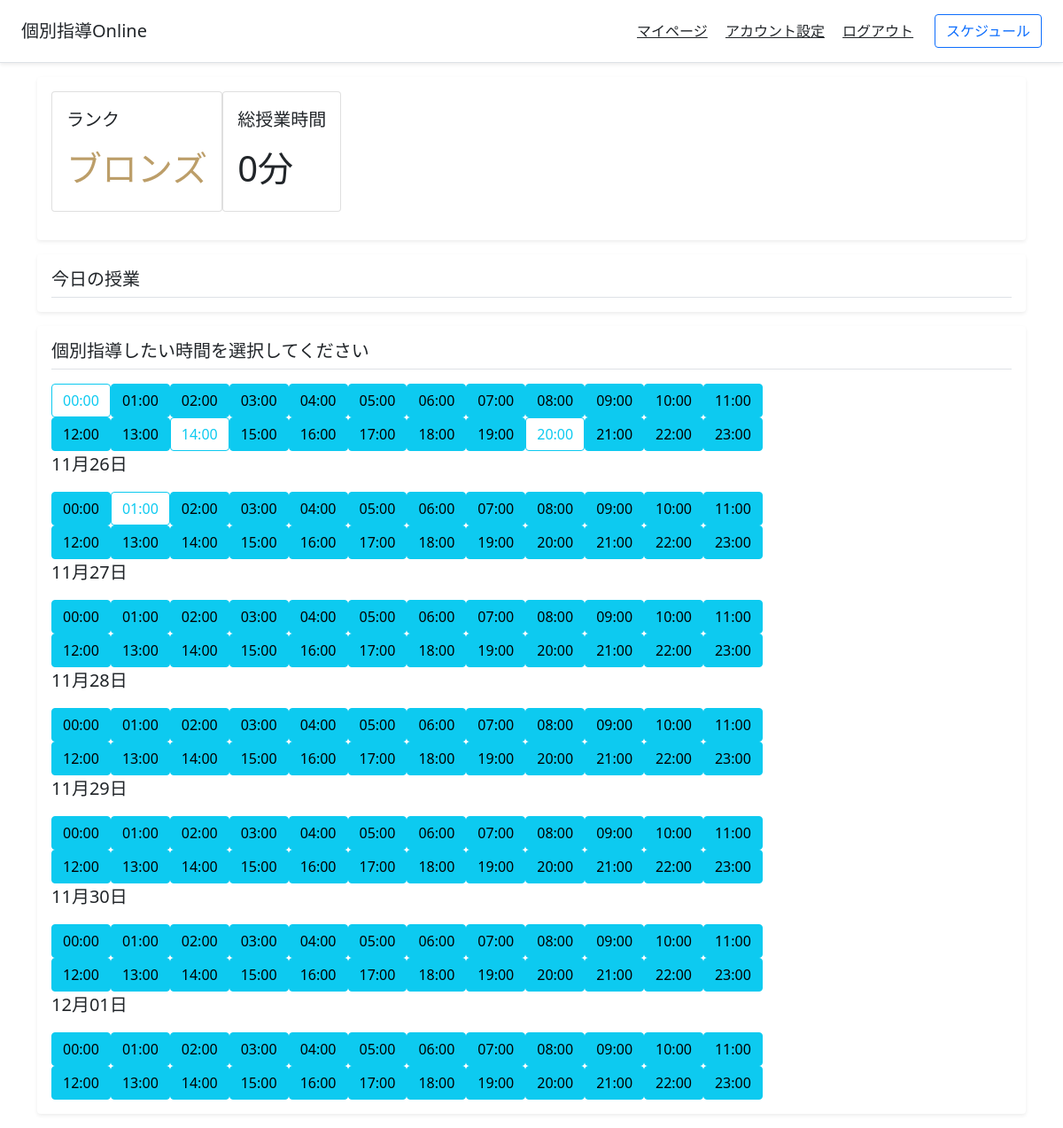
The app's page /manage_schedule/ (signed in) with its own data.
### tutoringapp/models.py (models this page shows)
class UserModel(AbstractUser):
    user_type = models.TextField(choices=USER_TYPE_CHOICES, default="student") # ユーザーが講師か生徒かを示す
    first_name = models.TextField(default="") # ユーザーの名前
    last_name = models.TextField(default="") # ユーザーの苗字
    profile_image = models.ImageField(upload_to="", default="ProfileImage.png") # ユーザーのプロフィール画像
    start_datetime = models.DateTimeField(auto_now_add=True)
    self_introduction = models.TextField(default="")
    spent_time = models.IntegerField(default=0) # 費やした時間(学習時間or授業をした時間)
    rank = models.TextField(choices=USERS_RANK_CHOICES, default="bronze")
    class_start_datetime = models.DateTimeField(default=datetime.datetime(2000, 1, 1)) # 最後に授業に参加した時間
    class_ending_datetime = models.DateTimeField(default=datetime.datetime(2000, 1, 1)) # 最後に授業を終了した時間

class ClassModel(models.Model):
    student = models.ForeignKey(StudentModel, on_delete=models.CASCADE) # 生徒ユーザー
    teacher = models.ForeignKey(TeacherModel, on_delete=models.CASCADE) # 講師ユーザー
    datetime = models.DateTimeField() # 授業の日付、時刻

### tutoringapp/views.py (the view, shortened to what this page needs)
# urls.py: path("manage_schedule/", views.manage_schedule_view, name="manage_schedule"), # 講師のスケジュールを管理するページ
def manage_schedule_view(request):
    if request.user.is_authenticated and request.user.user_type == "teacher":
        if request.method == "GET":
            user = request.user
            teacher = models.TeacherModel.objects.get(user=user.id)
            weekly_datetime_list = create_weekly_datetime_list(user.id) # 一週間分の日付、時刻のリストを作成(UTCに準拠)
            teachers_class_set = models.ClassModel.objects.filter(teacher=teacher.id)
            teachers_class_list = change_set_to_list(teachers_class_set)
            todays_teachers_class_list = []
            now = timezone.now()
            for teachers_class in teachers_class_list:
                if teachers_class.datetime.year == now.year and teachers_class.datetime.month == now.month and teachers_class.datetime.day == now.day and teachers_class.datetime.hour >= now.hour and teachers_class.student.id != 1:
                    if teachers_class.datetime.hour == now.hour and now.minute >= 50:
                        continue
                    todays_teachers_class_list.append(teachers_class)
            if request.GET.get("error"):
                error = request.GET.get("error")
            else:
                error = ""
            return render(request, "manage_schedule.html", {"weekly_datetime_list" : weekly_datetime_list, "todays_teachers_class_list" : todays_teachers_class_list, "teachers_class_list" : teachers_class_list, "error" : error, "now" : now})
    elif request.user.user_type == "student":
        return redirect("reserve")
    else:
        return redirect("login")

### tutoringapp/views.py (called while the page is built)
def change_set_to_list(record_set):
    record_list = []
    for record in record_set:
        record_list.append(record)
    return record_list

def return_datetime_duplicate_class(class_list, year, month, day, hour):
    duplicate_class = None
    for this_class in class_list:
        if this_class.datetime.year == year and this_class.datetime.month == month and this_class.datetime.day == day and this_class.datetime.hour == hour:
            duplicate_class = this_class
    return duplicate_class

### templates/manage_schedule.html (shortened to what this page needs)
{% extends "base.html" %}
{% block content %}
<main class="container">
    <div class="my-3 p-3 bg-white rounded shadow-sm">
        <div class="d-flex flex-row bd-highlight mb-3">
            <div class="card">
                <div class="card-body">
                    <p class="lead">ランク</p>
                    {% if user.rank == "bronze" %}
                    <p class="h1" style="color: #BC9E69;">ブロンズ</p>
                    {% elif user.rank == "silver" %}
                    <p class="h1" style="color: #BEC1C3;">シルバー</p>
                    {% elif user.rank == "gold" %}
                    <p class="h1" style="color: #EFC986;">ゴールド</p>
                    {% elif user.rank == "diamond" %}
                    <p class="h1" style="color: #94D1C8;">ダイヤモンド</p>
                    {% endif %}
                </div>
            </div>
            <div class="card">
                <div class="card-body">
                  <p class="lead">総授業時間</p>
                  <p class="h1">{{user.spent_time}}分</p>
                </div>
            </div>
        </div>
    </div>
    <div class="my-3 p-3 bg-white rounded shadow-sm">
        <h5 class="border-bottom pb-2 mb-0">今日の授業</h5>
    </div>
    <div class="my-3 p-3 bg-white rounded shadow-sm">
        <h5 class="border-bottom pb-2 mb-0">個別指導したい時間を選択してください</h5>
        <form action="" method="POST">{% csrf_token %}
            {% for halfday_time_list in weekly_datetime_list %}
                {% if forloop.counter0|divisibleby:"2" %}
                <p class="lead">{{halfday_time_list.0|date:"m月d日"}}</p>
                {% endif %}
            <div class="d-flex justify-content-left">
                {% for time in halfday_time_list %}
                    {% if time.datetime %}
                    <button type="submit" class="btn btn-outline-info" name="teachers_class_datetime" value="{{time.datetime|date:'Y:m:d H:00'}}">{{time.datetime|date:"H:00"}}</button>
                    {% else %}
                    <button type="submit" class="btn btn-info" name="teachers_class_datetime" value="{{time|date:'Y:m:d H:00'}}">{{time|date:"H:00"}}</button>
                    {% endif%}
                {% endfor %}
            </div>
            {% endfor %}
        </form>
    </div>
</main>
{% endblock content %}

### templates/base.html (shortened to what this page needs)
<!doctype html>
<html lang="en">
  <head>
    <link href="https://cdn.jsdelivr.net/npm/bootstrap@5.0.0-beta1/dist/css/bootstrap.min.css" rel="stylesheet">
  </head>
  <body>
    <header class="d-flex flex-column flex-md-row align-items-center p-3 px-md-4 mb-3 bg-white border-bottom shadow-sm">
        <p class="h5 my-0 me-md-auto fw-normal">個別指導Online</p>
        <nav class="my-2 my-md-0 me-md-3">
          {% if user.is_authenticated %}
          <a class="p-2 text-dark" href="{% url 'profile' user.id %}">マイページ</a>
          <a class="p-2 text-dark" href="{% url 'setup_account' %}">アカウント設定</a>
          <a class="p-2 text-dark" href="{% url 'logout' %}">ログアウト</a>
          {% else %}
          <a class="p-2 text-dark" href="{% url 'login' %}">ログイン</a>
          {% endif %}
        </nav>
        {% if user.user_type == "student" %}
        <a class="btn btn-outline-primary" href="{% url 'reserve' %}">授業を予約</a>
        {% elif user.user_type == "teacher" %}
        <a class="btn btn-outline-primary" href="{% url 'manage_schedule' %}">スケジュール</a>
        {% else %}
        <a class="btn btn-outline-primary" href="{% url 'signup_studentaccount' %}">アカウントを作成</a>
        {% endif %}
    </header>
    {% block content %}
    {% endblock content %}
  </body>
</html>

### records on screen
UserModel: spent_time "0"
ClassModel: datetime "00:00", halfday_time_list "01:00" "02:00" "03:00" "04:00" "05:00" "06:00" "07:00" "08:00" "09:00" "10:00" "11:00"
ClassModel: halfday_time_list "12:00" "13:00" "15:00" "16:00" "17:00" "18:00" "19:00" "21:00" "22:00" "23:00", datetime "14:00"
ClassModel: datetime "20:00"
ClassModel: halfday_time_list "11月26日", halfday_time_list "00:00" "02:00" "03:00" "04:00" "05:00" "06:00" "07:00" "08:00" "09:00" "10:00" "11:00", datetime "01:00"

### other values on screen
{{ time|date:"H:00" }} "12:00" "13:00" "14:00" "15:00" "16:00" "17:00" "18:00" "19:00" "20:00" "21:00" "22:00" "23:00" "00:00" "01:00" "02:00" "03:00" "04:00" "05:00" "06:00" "07:00" "08:00" "09:00" "10:00" "11:00" "12:00" "13:00" "14:00" "15:00" "16:00" "17:00" "18:00" "19:00" "20:00" "21:00" "22:00" "23:00" "00:00" "01:00" "02:00" "03:00" "04:00" "05:00" "06:00" "07:00" "08:00" "09:00" "10:00" "11:00" "12:00" "13:00" "14:00" "15:00" "16:00" "17:00" "18:00" "19:00" "20:00" "21:00" "22:00" "23:00" "00:00" "01:00" "02:00" "03:00" "04:00" "05:00" "06:00" "07:00" "08:00" "09:00" "10:00" "11:00" "12:00" "13:00" "14:00" "15:00" "16:00" "17:00" "18:00" "19:00" "20:00" "21:00" "22:00" "23:00" "00:00" "01:00" "02:00" "03:00" "04:00" "05:00" "06:00" "07:00" "08:00" "09:00" "10:00" "11:00" "12:00" "13:00" "14:00" "15:00" "16:00" "17:00" "18:00" "19:00" "20:00" "21:00" "22:00" "23:00" "00:00" "01:00" "02:00" "03:00" "04:00" "05:00" "06:00" "07:00" "08:00" "09:00" "10:00" "11:00" "12:00" "13:00" "14:00" "15:00" "16:00" "17:00" "18:00" "19:00" "20:00" "21:00" "22:00" "23:00"
{{ halfday_time_list.0|date:"m月d日" }} "11月27日" "11月28日" "11月29日" "11月30日" "12月01日"
